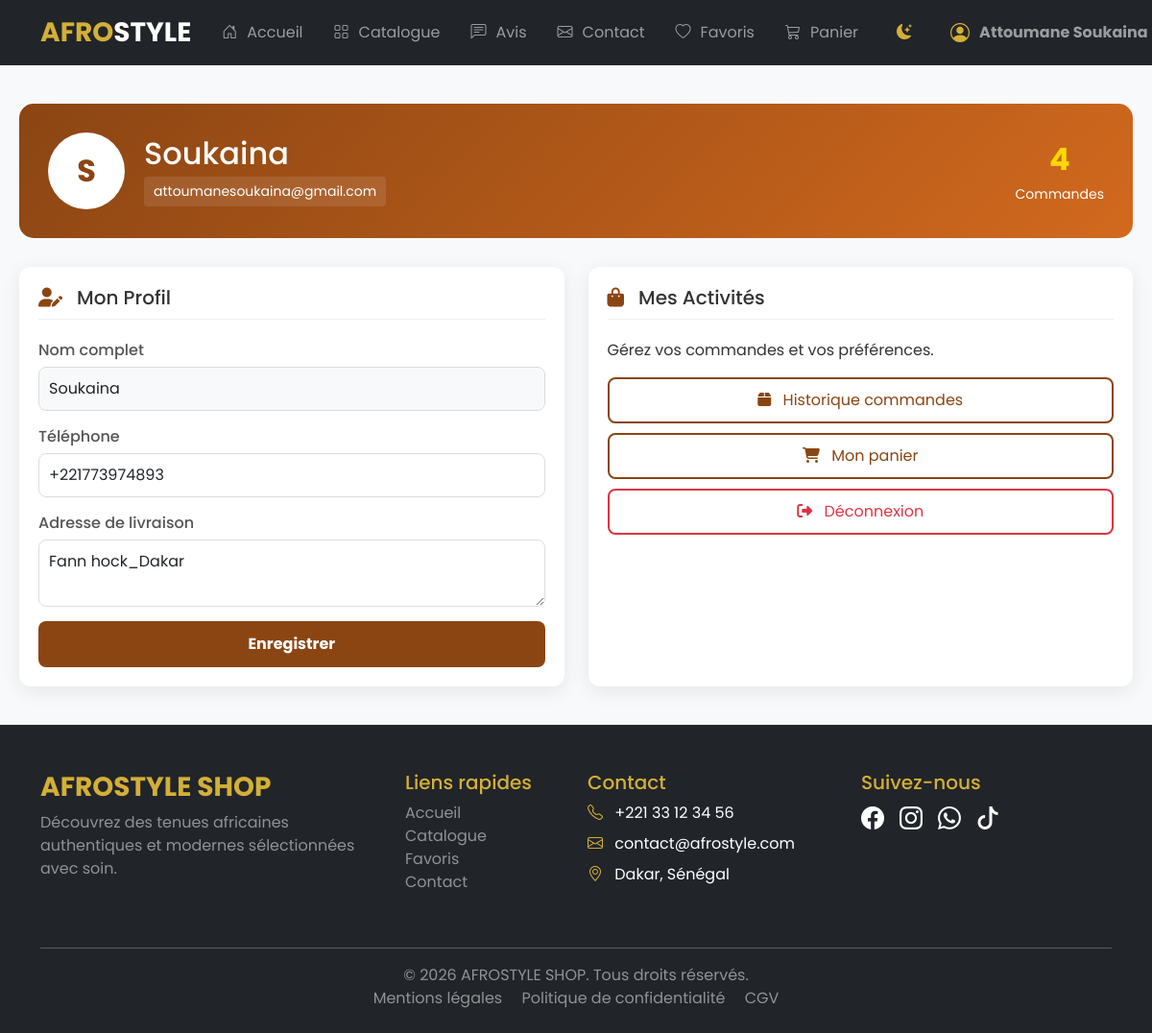
Page /compte.php (signed in) on the committed database.
### tables this page shows
CREATE TABLE IF NOT EXISTS `utilisateurs` (
  `id_utilisateur` int NOT NULL AUTO_INCREMENT,
  `nom` varchar(50) NOT NULL,
  `prenom` varchar(50) NOT NULL,
  `adresse` varchar(255) DEFAULT NULL,
  `email` varchar(100) NOT NULL,
  `telephone` varchar(20) DEFAULT NULL,
  `sexe` enum('M','F') NOT NULL,
  `mot_de_passe` varchar(250) NOT NULL,
  `role` enum('client','administrateur') DEFAULT 'client',
  `date_inscription` timestamp NULL DEFAULT CURRENT_TIMESTAMP,
  `reset_token` varchar(255) DEFAULT NULL,
  `reset_expires_at` datetime DEFAULT NULL,
  PRIMARY KEY (`id_utilisateur`),
  UNIQUE KEY `email` (`email`)
);

### compte.php (the view, shortened to what this page needs)
<?php
require_once "commun/connexiondb.php";
include_once "commun/header.php";
$userId = $_SESSION['utilisateur_id'];
$stmt = $pdo->prepare("SELECT * FROM utilisateurs WHERE id_utilisateur = ?");
$stmt->execute([$userId]);
$userData = $stmt->fetch(PDO::FETCH_ASSOC);
$commandes_count = 0;
try {
    $stmtCmd = $pdo->prepare("SELECT COUNT(*) as count FROM commande WHERE id_utilisateur = ?");
    $stmtCmd->execute([$userId]);
    $commandes_count = $stmtCmd->fetch(PDO::FETCH_ASSOC)['count'];
} catch (Exception $e) { $commandes_count = 0; }
?>
<!DOCTYPE html>
<html lang="fr">
<head>
    <link rel="stylesheet" href="https://cdnjs.cloudflare.com/ajax/libs/font-awesome/6.4.0/css/all.min.css">
</head>
<body>
<main class="account-container">
    <div class="account-header">
        <div class="user-profile-large">
            <div class="avatar"><?= strtoupper(substr($userData['nom'], 0, 1)) ?></div>
            <div class="user-info">
                <h2 class="mb-1"><?= htmlspecialchars($userData['nom']) ?></h2>
                <p class="user-email mb-0"><?= htmlspecialchars($userData['email']) ?></p>
            </div>
        </div>
        <div class="d-flex gap-4">
            <div class="text-center">
                <span class="stat-number"><?= $commandes_count ?></span>
                <small>Commandes</small>
            </div>
        </div>
    </div>
    <div class="account-grid">
        <div class="account-card">
            <div class="card-header">
                <i class="fas fa-user-edit"></i>
                <h3 class="h5 mb-0">Mon Profil</h3>
            </div>
            <form method="POST">
                <div class="form-group">
                    <label>Nom complet</label>
                    <input type="text" class="form-control" value="<?= htmlspecialchars($userData['nom']) ?>" readonly style="background:#f8f9fa;">
                </div>
                <div class="form-group">
                    <label>Téléphone</label>
                    <input type="text" name="telephone" class="form-control" value="<?= htmlspecialchars($userData['telephone'] ?? '') ?>">
                </div>
                <div class="form-group">
                    <label>Adresse de livraison</label>
                    <textarea name="adresse" class="form-control" rows="2"><?= htmlspecialchars($userData['adresse'] ?? '') ?></textarea>
                </div>
                <button type="submit" name="update_profile" class="btn-afro">Enregistrer</button>
            </form>
        </div>
        <div class="account-card">
            <div class="card-header">
                <i class="fas fa-shopping-bag"></i>
                <h3 class="h5 mb-0">Mes Activités</h3>
            </div>
            <p>Gérez vos commandes et vos préférences.</p>
            <a href="commandes.php" class="btn-outline-afro"><i class="fas fa-box me-2"></i> Historique commandes</a>
            <a href="panier.php" class="btn-outline-afro"><i class="fas fa-shopping-cart me-2"></i> Mon panier</a>
            <a href="deconnexion.php" class="btn-outline-afro" style="border-color:#dc3545; color:#dc3545;"><i class="fas fa-sign-out-alt me-2"></i> Déconnexion</a>
        </div>
    </div>
</main>
<?php include_once "commun/footer.php"; ?>
</body>
</html>

### public/CSS/style.css (style rules this page uses)
:root { --afro-gold: #D4AF37; --afro-gold-dark: #B8860B; --afro-black: #0c0b0b; --afro-light: #F8F9FA; --afro-creme: #f8f4eb; --text-main: #333333; --card-bg: #ffffff; }
body { font-family: 'Poppins', sans-serif; background-color: var(--afro-light) !important; color: var(--text-main) !important; transition: background-color 0.3s, color 0.3s; }

### commun/header.php (style rules this page uses)
:root { --afro-gold: #D4AF37; }

### compte.php (style rules this page uses)
.account-container { max-width: 1200px; margin: 40px auto; padding: 0 20px; font-family: 'Poppins', sans-serif; }
.account-header { background: linear-gradient(135deg, #8B4513 0%, #D2691E 100%); color: white; padding: 30px; border-radius: 15px; margin-bottom: 30px; display: flex; justify-content: space-between; align-items: center; }
.user-profile-large { display: flex; align-items: center; gap: 20px; }
.avatar { width: 80px; height: 80px; background: white; color: #8B4513; border-radius: 50%; display: flex; align-items: center; justify-content: center; font-size: 32px; font-weight: bold; }
.user-email { font-size: 14px; background: rgba(255, 255, 255, 0.1); padding: 5px 10px; border-radius: 4px; }
.stat-number { display: block; font-size: 32px; font-weight: bold; color: #FFD700; }
.account-grid { display: grid; grid-template-columns: repeat(auto-fit, minmax(300px, 1fr)); gap: 25px; }
.account-card { background: white; border-radius: 12px; box-shadow: 0 5px 20px rgba(0,0,0,0.08); overflow: hidden; border: none; padding: 20px; }
.card-header { display: flex; align-items: center; gap: 15px; margin-bottom: 20px; border-bottom: 1px solid #eee; padding-bottom: 10px; }
.card-header i { color: #8B4513; font-size: 20px; }
.form-group { margin-bottom: 15px; }
label { font-weight: 500; color: #555; display: block; margin-bottom: 5px; }
.form-control { width: 100%; padding: 10px; border: 1px solid #ddd; border-radius: 8px; }
.btn-afro { background: #8B4513; color: white; border: none; padding: 12px 20px; border-radius: 8px; cursor: pointer; width: 100%; font-weight: bold; }
.btn-outline-afro { border: 2px solid #8B4513; color: #8B4513; padding: 10px; border-radius: 8px; text-decoration: none; display: block; text-align: center; margin-top: 10px; }

### rows in the picture
utilisateurs: nom "S", nom "Soukaina", email "attoumanesoukaina@gmail.com", telephone "+221773974893", adresse "Fann hock_Dakar"

### other values in the picture
$userName "Attoumane Soukaina"
$commandes_count "4"
